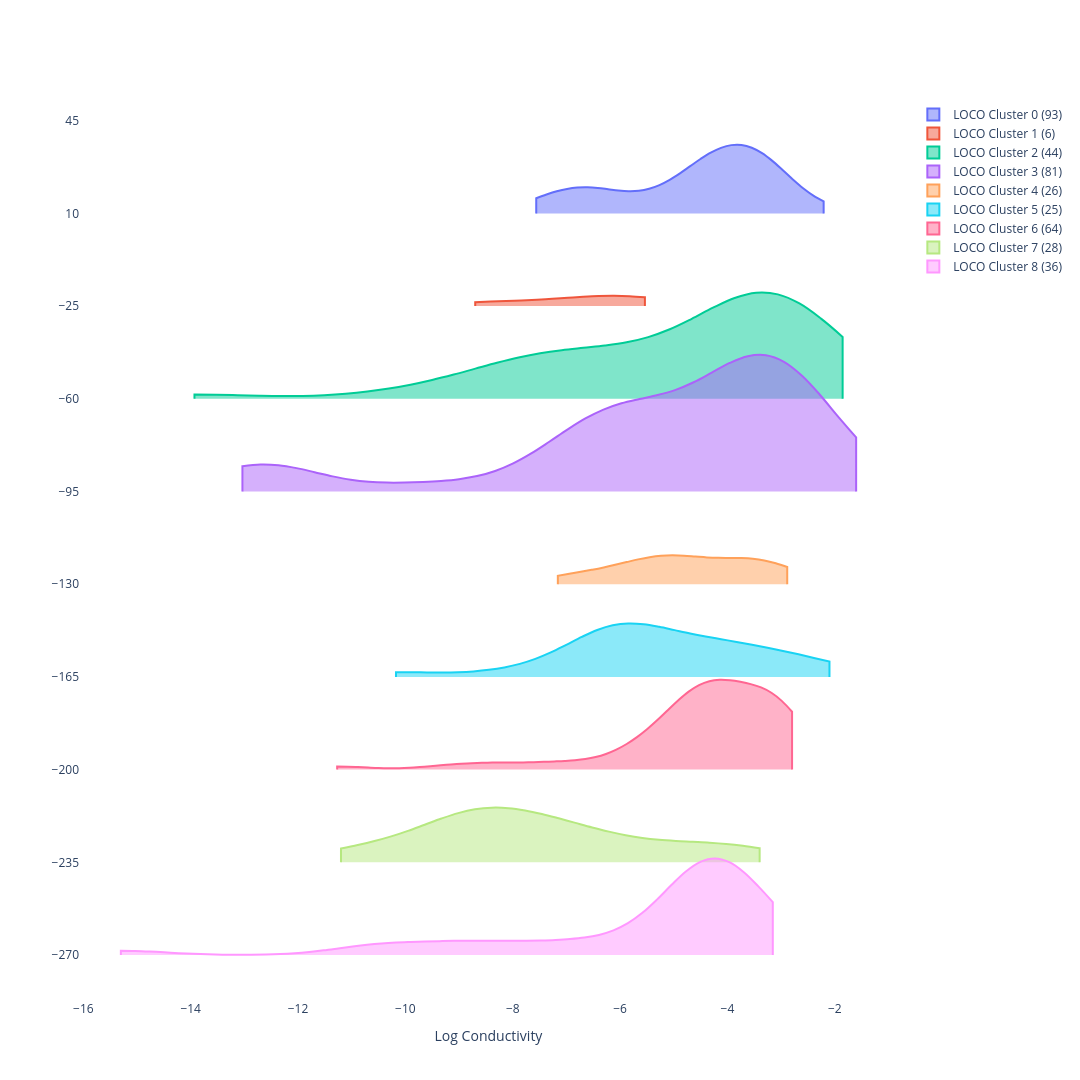

The notebook cell saved with this chart:
### Markdown cell above
# Add the violins for the distribution of conductivities for each of the LOCO clusters

### Code cell
np.random.seed(1)

data = (np.linspace(1, 2, 12)[:, np.newaxis] * np.random.randn(12, 200) +
            (np.arange(12) + 2 * np.random.random(12))[:, np.newaxis])

fig = go.Figure() 

for i, l in enumerate(list(set(ml_df["loco"]))):
    dist=ml_df[ml_df["loco"] == l]["log_target"]
    
    fig.add_trace(go.Violin(x=dist,
                        y=[10-35*i for _ in range(len(ml_df[ml_df["loco"] == l]["log_target"]))],
                        name=f'LOCO Cluster {l} ({len(ml_df[ml_df["loco"] == l])})',
                        scalemode="count",
                        spanmode="hard",
                        scalegroup="this",
                        alignmentgroup=0,
                        width=np.sqrt(len(ml_df[ml_df["loco"] == l])) * (max(dist)-min(dist))))
                                
fig.update_traces(orientation='h', side='positive',points=False)
fig.update_layout(xaxis_showgrid=False, 
                  xaxis_zeroline=False, 
                  paper_bgcolor='rgba(0,0,0,0)', 
                  plot_bgcolor='rgba(0,0,0,0)', 
                  width=1080, 
                  height=1080)

fig.update_xaxes(categoryorder='category descending')
fig.update_layout(
    xaxis_title="Log Conductivity",
)

write_html(fig, "img/SupplementaryFigure4.html")

fig.show()

### Figure 1 — Plotly figure (JSON) as saved in the notebook; plotly's stock layout.template omitted (floating-point values rounded to 4 significant figures)
{"data": [{"alignmentgroup": "0", "name": "LOCO Cluster 0 (93)", "orientation": "h", "points": false, "scalegroup": "this", "scalemode": "count", "side": "positive", "spanmode": "hard", "type": "violin", "width": 51.64, "x": [-2.208, -3.636, -6.417, -2.249, -3.084, -3.371, -3.57, -3.282, -6.249, -4.886, -3.056, -3.246, -3.801, -3.921, -5, -7.252, -6.509, -7.071, -7.208, -7.398, -7.495, -3.408, -3.833, -4.452, -3.77, -3.879, -3.848, -3.971, -4.009, -4.496, -4.037, -4.232, -4.08, -4.231, -4.68, -4.21, -4.268, -4.449, -4.496, -4.611, -4.686, -6, -6.279, -6.595, -6.928, -7.029, -4.222, -5.481, -5.42, -4.149, -6.939, -5.87, -6.602, -3.921, -4.137, -4.721, -2.889, -5.081, -6.228, -6.356, -6.476, -6.842, -7.085, -7.562, -4.432, -4.523, -4.959, -3.298, -3.215, -3.256, -3.455, -3.288, -3.397, -3.413, -3.523, -3.69, -3.757, -3.824, -4.264, -4.738, -3.277, -3.277, -3.304, -3.55, -2.996, -3.133, -3.209, -4.154, -3.959, -5.553, -3.62, -2.796, -5.086], "y": [10, 10, 10, 10, 10, 10, 10, 10, 10, 10, 10, 10, 10, 10, 10, 10, 10, 10, 10, 10, 10, 10, 10, 10, 10, 10, 10, 10, 10, 10, 10, 10, 10, 10, 10, 10, 10, 10, 10, 10, 10, 10, 10, 10, 10, 10, 10, 10, 10, 10, 10, 10, 10, 10, 10, 10, 10, 10, 10, 10, 10, 10, 10, 10, 10, 10, 10, 10, 10, 10, 10, 10, 10, 10, 10, 10, 10, 10, 10, 10, 10, 10, 10, 10, 10, 10, 10, 10, 10, 10, 10, 10, 10]}, {"alignmentgroup": "0", "name": "LOCO Cluster 1 (6)", "orientation": "h", "points": false, "scalegroup": "this", "scalemode": "count", "side": "positive", "spanmode": "hard", "type": "violin", "width": 7.744, "x": [-6, -6.623, -5.538, -7.499, -5.863, -8.699], "y": [-25, -25, -25, -25, -25, -25]}, {"alignmentgroup": "0", "name": "LOCO Cluster 2 (44)", "orientation": "h", "points": false, "scalegroup": "this", "scalemode": "count", "side": "positive", "spanmode": "hard", "type": "violin", "width": 80.1, "x": [-7.051, -8.137, -9, -3.678, -4.187, -6.638, -3.27, -5.975, -1.854, -3.721, -3.201, -3.028, -3.851, -6.824, -6.824, -7.553, -3, -3.595, -3.24, -2.638, -2.638, -2.703, -2.738, -2.824, -3.046, -2.967, -3.032, -3.045, -3.063, -3.058, -3.094, -3.356, -8.09, -5.541, -4.198, -4.364, -5.358, -4.788, -5.495, -7.9, -10, -7.695, -5.971, -13.93], "y": [-60, -60, -60, -60, -60, -60, -60, -60, -60, -60, -60, -60, -60, -60, -60, -60, -60, -60, -60, -60, -60, -60, -60, -60, -60, -60, -60, -60, -60, -60, -60, -60, -60, -60, -60, -60, -60, -60, -60, -60, -60, -60, -60, -60]}, {"alignmentgroup": "0", "name": "LOCO Cluster 3 (81)", "orientation": "h", "points": false, "scalegroup": "this", "scalemode": "count", "side": "positive", "spanmode": "hard", "type": "violin", "width": 102.9, "x": [-6.268, -7.094, -7.148, -3.292, -3.194, -2.686, -3.02, -3.509, -2.801, -1.602, -2.693, -4.081, -2.693, -3.081, -3.1, -3.889, -2.951, -3.268, -3.048, -6.301, -5.987, -12.76, -13.04, -5.943, -12.45, -12.88, -4.959, -5.347, -4.721, -4.496, -5.567, -6.051, -12.49, -11.89, -12.69, -3.218, -2.398, -3.096, -9.699, -4.155, -5.194, -6.222, -2.187, -2.26, -6, -12.85, -4.11, -7.307, -3.097, -3.469, -4.424, -2.066, -6.012, -3.921, -6.6, -4.203, -3.361, -3.499, -3.646, -4.155, -3.046, -3.569, -3.137, -2.987, -3.553, -4.229, -2.638, -6.561, -6.547, -2.231, -7.883, -5.137, -6.063, -5.488, -5.792, -6.256, -7.047, -3.655, -2.737, -9.57, -5.822], "y": [-95, -95, -95, -95, -95, -95, -95, -95, -95, -95, -95, -95, -95, -95, -95, -95, -95, -95, -95, -95, -95, -95, -95, -95, -95, -95, -95, -95, -95, -95, -95, -95, -95, -95, -95, -95, -95, -95, -95, -95, -95, -95, -95, -95, -95, -95, -95, -95, -95, -95, -95, -95, -95, -95, -95, -95, -95, -95, -95, -95, -95, -95, -95, -95, -95, -95, -95, -95, -95, -95, -95, -95, -95, -95, -95, -95, -95, -95, -95, -95, -95]}, {"alignmentgroup": "0", "name": "LOCO Cluster 4 (26)", "orientation": "h", "points": false, "scalegroup": "this", "scalemode": "count", "side": "positive", "spanmode": "hard", "type": "violin", "width": 21.79, "x": [-3.972, -2.886, -5.536, -6.207, -4.893, -5.65, -5.577, -4.86, -5.093, -5.097, -4.62, -4.975, -3.456, -3.726, -3.495, -3.796, -3.114, -3.18, -3.347, -3.585, -5.222, -5.796, -4.6, -7.16, -6.717, -6.709], "y": [-130, -130, -130, -130, -130, -130, -130, -130, -130, -130, -130, -130, -130, -130, -130, -130, -130, -130, -130, -130, -130, -130, -130, -130, -130, -130]}, {"alignmentgroup": "0", "name": "LOCO Cluster 5 (25)", "orientation": "h", "points": false, "scalegroup": "this", "scalemode": "count", "side": "positive", "spanmode": "hard", "type": "violin", "width": 40.38, "x": [-2.495, -3.536, -5.611, -4.174, -5.542, -8.06, -6.357, -2.845, -3.959, -6.59, -6.123, -2.099, -4.2, -3.26, -4.495, -6, -6, -7, -4.699, -5.699, -4.866, -6.253, -5.686, -10.18, -6.217], "y": [-165, -165, -165, -165, -165, -165, -165, -165, -165, -165, -165, -165, -165, -165, -165, -165, -165, -165, -165, -165, -165, -165, -165, -165, -165]}, {"alignmentgroup": "0", "name": "LOCO Cluster 6 (64)", "orientation": "h", "points": false, "scalegroup": "this", "scalemode": "count", "side": "positive", "spanmode": "hard", "type": "violin", "width": 67.8, "x": [-2.796, -2.959, -3.184, -2.9, -3.78, -3.206, -5.237, -4.211, -5.854, -3.538, -3, -2.959, -3.051, -3.137, -3.194, -3.444, -3.678, -3.721, -4.284, -2.991, -2.824, -4.102, -3.8, -6, -7.097, -3, -2.815, -5.719, -3.437, -3.9, -4.372, -4.415, -4.418, -4.453, -4.633, -8, -7, -4.553, -4.444, -4.222, -3.77, -5.268, -4.117, -4.276, -4.31, -4.699, -4.886, -4.102, -4.116, -4.369, -4.764, -5.015, -5.134, -5.775, -3.237, -4.699, -5.201, -5, -4.903, -3.05, -3.28, -8.496, -11.27, -9.23], "y": [-200, -200, -200, -200, -200, -200, -200, -200, -200, -200, -200, -200, -200, -200, -200, -200, -200, -200, -200, -200, -200, -200, -200, -200, -200, -200, -200, -200, -200, -200, -200, -200, -200, -200, -200, -200, -200, -200, -200, -200, -200, -200, -200, -200, -200, -200, -200, -200, -200, -200, -200, -200, -200, -200, -200, -200, -200, -200, -200, -200, -200, -200, -200, -200]}, {"alignmentgroup": "0", "name": "LOCO Cluster 7 (28)", "orientation": "h", "points": false, "scalegroup": "this", "scalemode": "count", "side": "positive", "spanmode": "hard", "type": "violin", "width": 41.27, "x": [-6.646, -6.796, -3.4, -8.5, -8.24, -8.04, -5.724, -4.893, -8.959, -7.005, -10, -3.699, -8.699, -7, -7.939, -8.879, -7.387, -11.2, -9.951, -9.3, -8.9, -8.851, -4.851, -7.954, -4.126, -6.333, -8.183, -10.97], "y": [-235, -235, -235, -235, -235, -235, -235, -235, -235, -235, -235, -235, -235, -235, -235, -235, -235, -235, -235, -235, -235, -235, -235, -235, -235, -235, -235, -235]}, {"alignmentgroup": "0", "name": "LOCO Cluster 8 (36)", "orientation": "h", "points": false, "scalegroup": "this", "scalemode": "count", "side": "positive", "spanmode": "hard", "type": "violin", "width": 72.88, "x": [-3.155, -7.526, -7.166, -4.112, -3.17, -3.662, -6.187, -6.187, -4.433, -3.465, -3.752, -3.824, -3.854, -4.409, -3.959, -4.097, -4.155, -4.222, -4.301, -4.523, -4.523, -4.523, -9.447, -4.526, -3.932, -4.435, -4.6, -4.625, -4.614, -5.035, -5.24, -15.3, -8.458, -8.887, -10.5, -10.63], "y": [-270, -270, -270, -270, -270, -270, -270, -270, -270, -270, -270, -270, -270, -270, -270, -270, -270, -270, -270, -270, -270, -270, -270, -270, -270, -270, -270, -270, -270, -270, -270, -270, -270, -270, -270, -270]}], "layout": {"height": 1080, "paper_bgcolor": "rgba(0,0,0,0)", "plot_bgcolor": "rgba(0,0,0,0)", "width": 1080, "xaxis": {"categoryorder": "category descending", "showgrid": false, "title": {"text": "Log Conductivity"}, "zeroline": false}}}
